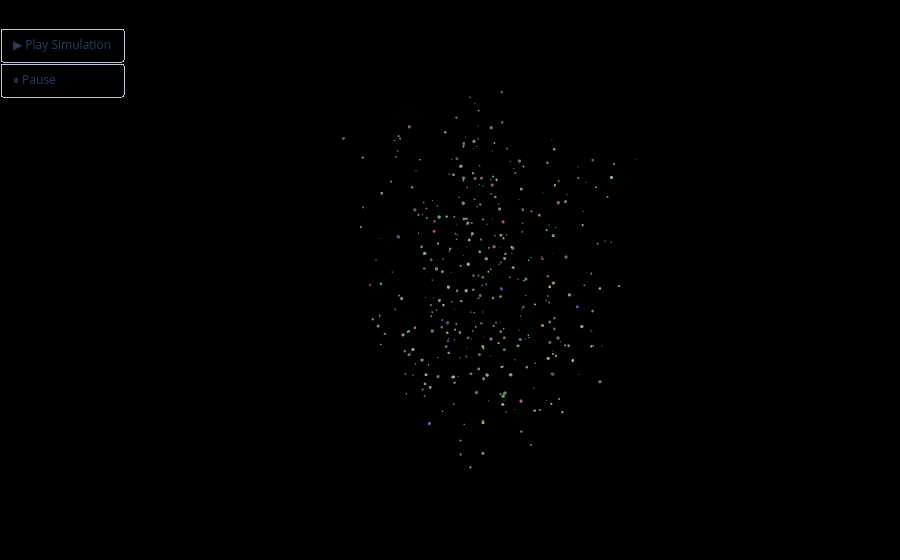

The notebook cell this image was saved under:
### Code cell
import numpy as np
from nbody_sim.api import Simulation, ureg
from nbody_sim.render import create_plotly_animation

print("Initializing N-Body Physics Engine...")
sim = Simulation()

# 1. Generate 500 procedural asteroids
np.random.seed(42)
n_bodies = 500

# Using your Pint unit registry for strict physical definitions
positions = np.random.uniform(-5.0, 5.0, (n_bodies, 3)) * ureg.astronomical_unit
velocities = np.random.uniform(-0.5, 0.5, (n_bodies, 3)) * (ureg.astronomical_unit / ureg.nbody_time)
masses = np.random.uniform(0.1, 2.0, n_bodies) * ureg.solar_mass

# Add them to the Barnes-Hut tree
sim.add_bodies(positions, velocities, masses)

# Generate procedural colours (RGBA floats) and sizes for the renderer
colours = np.random.uniform(0.4, 1.0, (n_bodies, 4))
colours[:, 3] = 1.0 # Set full opacity
sizes = np.random.uniform(0.5, 2.0, n_bodies)

print("Baking 3D WebGL animation. Please wait...")

# 2. Render the interactive K3D plot
plot = create_plotly_animation(
    sim,
    dt=0.01,
    sizes=sizes,
    colours=colours,
    steps=150
)

# Display the widget!
plot.show()

### Figure 1 — Plotly figure (JSON) as saved in the notebook; plotly's stock layout.template omitted (floating-point values rounded to 4 significant figures; data arrays with more than 128 entries replaced by an {"elided": "..."} marker saying what was removed)
{"data": [{"marker": {"color": {"elided": "500 str values"}, "line": {"width": 0}, "size": {"elided": "500 float values"}}, "mode": "markers", "name": "Celestial Bodies", "type": "scatter3d", "x": {"elided": "500 float values"}, "y": {"elided": "500 float values"}, "z": {"elided": "500 float values"}}], "layout": {"margin": {"b": 0, "l": 0, "r": 0, "t": 0}, "paper_bgcolor": "black", "scene": {"aspectmode": "data", "bgcolor": "black", "xaxis": {"range": [-8, 8], "visible": false}, "yaxis": {"range": [-8, 8], "visible": false}, "zaxis": {"range": [-4, 4], "visible": false}}, "updatemenus": [{"buttons": [{"args": [null, {"frame": {"duration": 40, "redraw": true}, "fromcurrent": true, "mode": "immediate", "transition": {"duration": 0}}], "label": "▶ Play Simulation", "method": "animate"}, {"args": [[null], {"frame": {"duration": 0, "redraw": true}, "mode": "immediate", "transition": {"duration": 0}}], "label": "⏸ Pause", "method": "animate"}], "showactive": false, "type": "buttons", "x": 0.05, "y": 0.95}]}}
